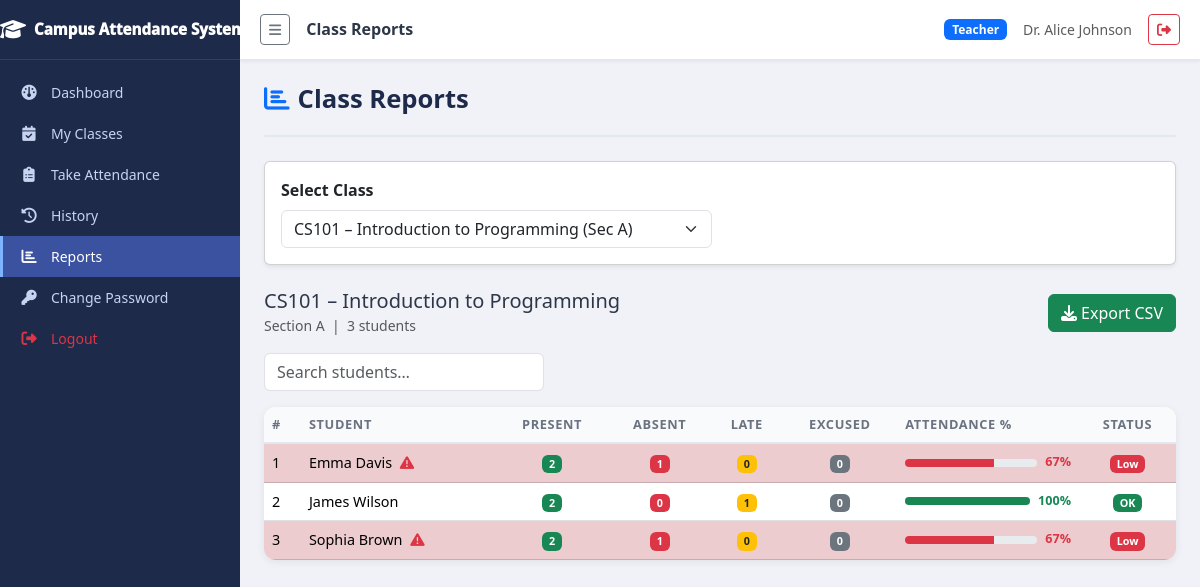
Page /teacher/reports.php?class_id=1 (signed in) on the committed database.
### tables this page shows
CREATE TABLE settings (
  setting_key   varchar(60) NOT NULL,
  setting_value text        DEFAULT NULL,
  PRIMARY KEY (setting_key)
);

CREATE TABLE courses (
  id         int           NOT NULL AUTO_INCREMENT,
  code       varchar(20)   NOT NULL,
  name       varchar(100)  NOT NULL,
  dept_id    int           NOT NULL,
  credits    int           NOT NULL DEFAULT 3,
  created_at datetime      NOT NULL DEFAULT CURRENT_TIMESTAMP,
  PRIMARY KEY (id),
  UNIQUE KEY uq_course_code (code),
  KEY fk_course_dept (dept_id),
  CONSTRAINT fk_course_dept FOREIGN KEY (dept_id) REFERENCES departments(id)
);

CREATE TABLE classes (
  id            int           NOT NULL AUTO_INCREMENT,
  course_id     int           NOT NULL,
  teacher_id    int           NOT NULL,
  section       varchar(10)   NOT NULL,
  academic_year varchar(9)    NOT NULL,
  semester      tinyint       NOT NULL,
  schedule      varchar(100)  DEFAULT NULL,
  created_at    datetime      NOT NULL DEFAULT CURRENT_TIMESTAMP,
  PRIMARY KEY (id),
  KEY fk_class_course  (course_id),
  KEY fk_class_teacher (teacher_id),
  CONSTRAINT fk_class_course  FOREIGN KEY (course_id)  REFERENCES courses(id),
  CONSTRAINT fk_class_teacher FOREIGN KEY (teacher_id) REFERENCES users(id)
);

CREATE TABLE users (
  id         int           NOT NULL AUTO_INCREMENT,
  name       varchar(100)  NOT NULL,
  email      varchar(100)  NOT NULL,
  phone      varchar(20)   DEFAULT NULL,
  password   varchar(255)  NOT NULL,
  role       enum('admin','teacher','student') NOT NULL DEFAULT 'student',
  dept_id    int           DEFAULT NULL,
  avatar     varchar(255)  DEFAULT NULL,
  is_active  tinyint       NOT NULL DEFAULT 1,
  created_at datetime      NOT NULL DEFAULT CURRENT_TIMESTAMP,
  PRIMARY KEY (id),
  UNIQUE KEY uq_email (email),
  KEY fk_user_dept (dept_id),
  CONSTRAINT fk_user_dept FOREIGN KEY (dept_id) REFERENCES departments(id)
    ON DELETE SET NULL
);

### includes/auth.php (called while the page is built, shortened)
<?php
function current_user(): ?array {
  return $_SESSION['user'] ?? null;
}

### includes/functions.php (called while the page is built, shortened)
<?php
function get_setting(string $key, mixed $default = ''): mixed {
  $pdo  = get_db();
  $stmt = $pdo->prepare('SELECT setting_value FROM settings WHERE setting_key = :k');
  $stmt->execute([':k' => $key]);
  $row  = $stmt->fetch(PDO::FETCH_ASSOC);
  return ($row !== false) ? $row['setting_value'] : $default;
}
function get_teacher_classes(int $teacherId): array {
  $pdo  = get_db();
  $stmt = $pdo->prepare(
    'SELECT cl.*, c.name AS course_name, c.code AS course_code,
            (SELECT COUNT(*) FROM enrollments e WHERE e.class_id = cl.id) AS student_count
     FROM classes cl
     JOIN courses c ON c.id = cl.course_id
     WHERE cl.teacher_id = :tid
     ORDER BY c.code, cl.section'
  );
  $stmt->execute([':tid' => $teacherId]);
  return $stmt->fetchAll(PDO::FETCH_ASSOC);
}
function get_class_students_with_stats(int $classId): array {
  $pdo    = get_db();
  $minPct = (int) get_setting('min_attendance', 75);
  $stmt   = $pdo->prepare(
    'SELECT u.id, u.name, u.email,
            COUNT(a.id)                            AS total,
            SUM(a.status = \'present\')            AS present,
            SUM(a.status = \'absent\')             AS absent,
            SUM(a.status = \'late\')               AS late,
            SUM(a.status = \'excused\')            AS excused
     FROM enrollments en
     JOIN users u ON u.id = en.student_id
     LEFT JOIN sessions s ON s.class_id = en.class_id
     LEFT JOIN attendance a ON a.session_id = s.id AND a.student_id = u.id
     WHERE en.class_id = :cid
     GROUP BY u.id, u.name, u.email
     ORDER BY u.name'
  );
  $stmt->execute([':cid' => $classId]);
  $rows = $stmt->fetchAll(PDO::FETCH_ASSOC);
  foreach ($rows as &$row) {
    $total   = (int)($row['total']   ?? 0);
    $present = (int)($row['present'] ?? 0);
    $late    = (int)($row['late']    ?? 0);
    if ($total > 0) {
      $row['pct'] = round((($present + $late) / $total) * 100);
    } else {
      $row['pct'] = 0;
    }
  }
  return $rows;
}

### teacher/reports.php (the view, shortened to what this page needs)
<?php
require_once __DIR__ . '/../includes/auth.php';
require_once __DIR__ . '/../includes/functions.php';
$user      = current_user();
$tid       = (int)$user['id'];
$pageTitle = 'Class Reports';
$filterClass = (int)(filter_input(INPUT_GET, 'class_id', FILTER_VALIDATE_INT) ?? 0);
$myClasses   = get_teacher_classes($tid);
$classInfo = null;
$reportRows = [];
if ($filterClass > 0) {
  foreach ($myClasses as $cl) {
    if ((int)$cl['id'] === $filterClass) { $classInfo = $cl; break; }
  }
  if (!$classInfo) {
    $filterClass = 0;
  } else {
    $reportRows = get_class_students_with_stats($filterClass);
  }
}
require_once __DIR__ . '/../includes/header.php';
?>
<div class="page-header">
  <h1><i class="fa fa-chart-bar me-2 text-primary"></i>Class Reports</h1>
</div>
<div class="card shadow-sm mb-4">
  <div class="card-body">
    <form method="GET" class="row g-3 align-items-end">
      <div class="col-md-6">
        <label class="form-label fw-semibold">Select Class</label>
        <select name="class_id" class="form-select" onchange="this.form.submit()">
          <?php foreach ($myClasses as $cl): ?>
            <option value="<?= $cl['id'] ?>" <?= ($filterClass === (int)$cl['id']) ? 'selected' : '' ?>>
              <?= htmlspecialchars($cl['course_code'] . ' – ' . $cl['course_name'] . ' (Sec ' . $cl['section'] . ')', ENT_QUOTES, 'UTF-8') ?>
            </option>
          <?php endforeach; ?>
        </select>
      </div>
    </form>
  </div>
</div>
<?php if ($classInfo && !empty($reportRows)): ?>
<div class="d-flex justify-content-between align-items-center mb-3">
  <div>
    <h5 class="mb-0"><?= htmlspecialchars($classInfo['course_code'] . ' – ' . $classInfo['course_name'], ENT_QUOTES, 'UTF-8') ?></h5>
    <small class="text-muted">Section <?= htmlspecialchars($classInfo['section'], ENT_QUOTES, 'UTF-8') ?> &nbsp;|&nbsp; <?= count($reportRows) ?> students</small>
  </div>
  <a href="?class_id=<?= $filterClass ?>&export=1" class="btn btn-success">
    <i class="fa fa-download me-1"></i>Export CSV
  </a>
</div>
<div class="mb-3">
  <input type="text" id="reportSearch" class="form-control search-box" placeholder="Search students…">
</div>
<div class="table-card">
  <div class="table-responsive">
    <table class="table table-striped table-hover mb-0" id="reportTable">
      <thead>
        <tr>
          <th>#</th>
          <th>Student</th>
          <th class="text-center">Present</th>
          <th class="text-center">Absent</th>
          <th class="text-center">Late</th>
          <th class="text-center">Excused</th>
          <th>Attendance %</th>
          <th class="text-center">Status</th>
        </tr>
      </thead>
      <tbody>
        <?php foreach ($reportRows as $i => $r): ?>
          <tr class="<?= $r['below_threshold'] ? 'table-danger' : '' ?>">
            <td><?= $i + 1 ?></td>
            <td>
              <?= htmlspecialchars($r['name'], ENT_QUOTES, 'UTF-8') ?>
              <?php if ($r['below_threshold']): ?>
                <i class="fa fa-triangle-exclamation text-danger ms-1" title="Below threshold"></i>
              <?php endif; ?>
            </td>
            <td class="text-center"><span class="badge bg-success"><?= (int)($r['present'] ?? 0) ?></span></td>
            <td class="text-center"><span class="badge bg-danger"><?= (int)($r['absent'] ?? 0) ?></span></td>
            <td class="text-center"><span class="badge bg-warning text-dark"><?= (int)($r['late'] ?? 0) ?></span></td>
            <td class="text-center"><span class="badge bg-secondary"><?= (int)($r['excused'] ?? 0) ?></span></td>
            <td>
              <div class="d-flex align-items-center gap-2">
                <div class="progress flex-grow-1" style="height:8px">
                  <div class="progress-bar <?= $r['pct'] >= $minPct ? 'bg-success' : 'bg-danger' ?>"
                       style="width:<?= $r['pct'] ?>%"></div>
                </div>
                <span class="small fw-semibold <?= $r['below_threshold'] ? 'text-danger' : 'text-success' ?>"><?= $r['pct'] ?>%</span>
              </div>
            </td>
            <td class="text-center">
              <?php if ((int)($r['total'] ?? 0) === 0): ?>
                <span class="badge bg-secondary">No Data</span>
              <?php elseif ($r['below_threshold']): ?>
                <span class="badge bg-danger">Low</span>
              <?php else: ?>
                <span class="badge bg-success">OK</span>
              <?php endif; ?>
            </td>
          </tr>
        <?php endforeach; ?>
      </tbody>
    </table>
  </div>
</div>
<?php elseif ($filterClass > 0 && empty($reportRows)): ?>
  <div class="alert alert-info">No students or attendance data for this class.</div>
<?php else: ?>
  <div class="alert alert-info"><i class="fa fa-info-circle me-2"></i>Select a class above to view the report.</div>
<?php endif; ?>
<?php require_once __DIR__ . '/../includes/footer.php'; ?>

### includes/header.php (shortened to what this page needs)
<?php
$pageTitle = $pageTitle ?? 'Campus Attendance System';
require_once __DIR__ . '/auth.php';
require_once __DIR__ . '/functions.php';
$user       = current_user();
$schoolName = get_setting('school_name', 'Campus Attendance System');
$scriptPath = str_replace('\\', '/', $_SERVER['SCRIPT_FILENAME']);
$basePath   = str_replace('\\', '/', realpath(__DIR__ . '/..') . '/');
$depth      = substr_count(str_replace($basePath, '', $scriptPath), '/');
$base       = str_repeat('../', $depth);
$navItems = [];
if ($user) {
  switch ($user['role']) {
    case 'teacher':
      $navItems = [
        ['icon'=>'fa-gauge',        'label'=>'Dashboard',      'href'=>$base.'teacher/index.php'],
        ['icon'=>'fa-calendar-check','label'=>'My Classes',    'href'=>$base.'teacher/my-classes.php'],
        ['icon'=>'fa-clipboard-list','label'=>'Take Attendance','href'=>$base.'teacher/take-attendance.php'],
        ['icon'=>'fa-history',      'label'=>'History',        'href'=>$base.'teacher/history.php'],
        ['icon'=>'fa-chart-bar',    'label'=>'Reports',        'href'=>$base.'teacher/reports.php'],
      ];
      break;
  }
  $navItems[] = ['icon'=>'fa-key', 'label'=>'Change Password', 'href'=>$base.'auth/change_password.php'];
  $navItems[] = ['icon'=>'fa-sign-out-alt', 'label'=>'Logout',  'href'=>$base.'auth/logout.php', 'class'=>'text-danger'];
}
$currentScript = basename($_SERVER['PHP_SELF']);
?>
<!DOCTYPE html>
<html lang="en">
<head>
  <link rel="stylesheet" href="https://cdnjs.cloudflare.com/ajax/libs/bootstrap/5.3.2/css/bootstrap.min.css">
  <link rel="stylesheet" href="https://cdnjs.cloudflare.com/ajax/libs/font-awesome/6.5.0/css/all.min.css">
  <link rel="stylesheet" href="<?= $base ?>assets/css/style.css">
</head>
<body>
<?php if ($user): ?>
<div class="sidebar" id="sidebar">
  <div class="sidebar-brand">
    <i class="fa fa-graduation-cap me-2"></i>
    <span class="brand-text"><?= htmlspecialchars($schoolName, ENT_QUOTES, 'UTF-8') ?></span>
  </div>
  <nav class="sidebar-nav">
    <?php foreach ($navItems as $item): ?>
      <?php
        $isActive  = (basename($item['href']) === $currentScript) ? 'active' : '';
        $extraClass = $item['class'] ?? '';
      ?>
      <a href="<?= htmlspecialchars($item['href'], ENT_QUOTES, 'UTF-8') ?>"
         class="sidebar-link <?= $isActive ?> <?= $extraClass ?>">
        <i class="fa-solid <?= htmlspecialchars($item['icon'], ENT_QUOTES, 'UTF-8') ?> sidebar-icon"></i>
        <span class="sidebar-label"><?= htmlspecialchars($item['label'], ENT_QUOTES, 'UTF-8') ?></span>
      </a>
    <?php endforeach; ?>
  </nav>
</div>
<div class="main-wrapper" id="mainWrapper">
  <header class="top-bar">
    <button class="btn btn-sm btn-outline-secondary me-3" id="sidebarToggle" title="Toggle Sidebar">
      <i class="fa fa-bars"></i>
    </button>
    <h6 class="top-bar-title mb-0"><?= htmlspecialchars($pageTitle, ENT_QUOTES, 'UTF-8') ?></h6>
    <div class="ms-auto d-flex align-items-center gap-3">
      <span class="badge bg-primary text-capitalize"><?= htmlspecialchars($user['role'], ENT_QUOTES, 'UTF-8') ?></span>
      <span class="d-none d-sm-inline text-muted small"><?= htmlspecialchars($user['name'], ENT_QUOTES, 'UTF-8') ?></span>
      <a href="<?= $base ?>auth/logout.php" class="btn btn-sm btn-outline-danger" title="Logout">
        <i class="fa fa-sign-out-alt"></i>
      </a>
    </div>
  </header>
  <div class="toast-container position-fixed top-0 end-0 p-3" id="toastContainer" style="z-index:9999"></div>
  <main class="content-area">
<?php else: ?>
<div id="toastContainer" class="toast-container position-fixed top-0 end-0 p-3" style="z-index:9999"></div>
<?php endif; ?>

### assets/css/style.css (style rules this page uses)
:root { --sidebar-width: 240px; --sidebar-collapsed: 64px; --sidebar-bg: #1e2a4a; --sidebar-hover: #2d3f6b; --sidebar-active: #3a52a0; --sidebar-text: #c8d3f0; --sidebar-text-dim: #7a8db5; --topbar-height: 60px; --topbar-bg: #ffffff; --content-bg: #f0f2f8; --card-radius: 12px; --transition: 0.25s ease; }
*, *::before, *::after { box-sizing: border-box; }
body { margin: 0; font-family: "Segoe UI", Tahoma, sans-serif; background: var(--content-bg); color: #2d3748; }
.sidebar { position: fixed; top: 0; left: 0; width: var(--sidebar-width); height: 100vh; background: var(--sidebar-bg); display: flex; flex-direction: column; overflow-x: hidden; overflow-y: auto; z-index: 1000; transition: width var(--transition); }
.sidebar-brand { display: flex; align-items: center; padding: 18px 0px; color: #fff; font-weight: 999; font-size: 0.95rem; border-bottom: 1px solid rgba(255, 255, 255, 0.1); min-height: var(--topbar-height); white-space: nowrap; overflow: hidden; }
.sidebar-brand .fa-graduation-cap { font-size: 1.3rem; flex-shrink: 0; }
.sidebar-nav { padding: 12px 0; flex: 1; }
.sidebar-link { display: flex; align-items: center; padding: 10px 16px; color: var(--sidebar-text); text-decoration: none; white-space: nowrap; overflow: hidden; transition: background var(--transition), color var(--transition); border-left: 3px solid transparent; }
.sidebar-link.active { background: var(--sidebar-active); color: #fff; border-left-color: #7eb3ff; }
.sidebar-icon { width: 20px; text-align: center; font-size: 0.95rem; flex-shrink: 0; }
.sidebar-label { margin-left: 12px; font-size: 0.875rem; transition: opacity var(--transition); }
.main-wrapper { margin-left: var(--sidebar-width); min-height: 100vh; display: flex; flex-direction: column; transition: margin-left var(--transition); }
.top-bar { height: var(--topbar-height); background: var(--topbar-bg); border-bottom: 1px solid #e2e8f0; display: flex; align-items: center; padding: 0 20px; position: sticky; top: 0; z-index: 999; box-shadow: 0 1px 4px rgba(0, 0, 0, 0.08); }
.top-bar-title { font-size: 1rem; font-weight: 600; color: #2d3748; }
.content-area { padding: 24px; flex: 1; }
.table-card { background: #fff; border-radius: var(--card-radius); box-shadow: 0 2px 8px rgba(0, 0, 0, 0.07); overflow: hidden; }
.table-card .table { margin-bottom: 0; }
.table th { font-size: 0.8rem; text-transform: uppercase; letter-spacing: 0.05em; color: #6b7280; background: #f8fafc; border-bottom: 2px solid #e2e8f0; }
.table td { vertical-align: middle; font-size: 0.9rem; }
.page-header { margin-bottom: 24px; padding-bottom: 12px; border-bottom: 2px solid #e2e8f0; }
.page-header h1 { font-size: 1.6rem; font-weight: 700; color: #1e2a4a; }
.search-box { max-width: 280px; }

### rows in the picture
settings: setting_value "Campus Attendance…"
courses: code+name "CS101 – Introduction to Programming"
classes: section "A"
users: name "Emma Davis", present "2", absent "1", late "0", excused "0", pct "67", shows "Low"
users: name "James Wilson", present "2", absent "0", late "1", excused "0", pct "100", shows "OK"
users: name "Sophia Brown", present "2", absent "1", late "0", excused "0", pct "67", shows "Low"

### other values in the picture
$item['label'] "Dashboard"
$item['label'] "My Classes"
$item['label'] "Take Attendance"
$item['label'] "History"
$item['label'] "Reports"
$item['label'] "Change Password"
$item['label'] "Logout"
$pageTitle "Class Reports"
$user['role'] "Teacher"
$user['name'] "Dr. Alice Johnson"
count($reportRows) "3"
form field class_id "CS101 – Introduction to Programming (Sec A)"
